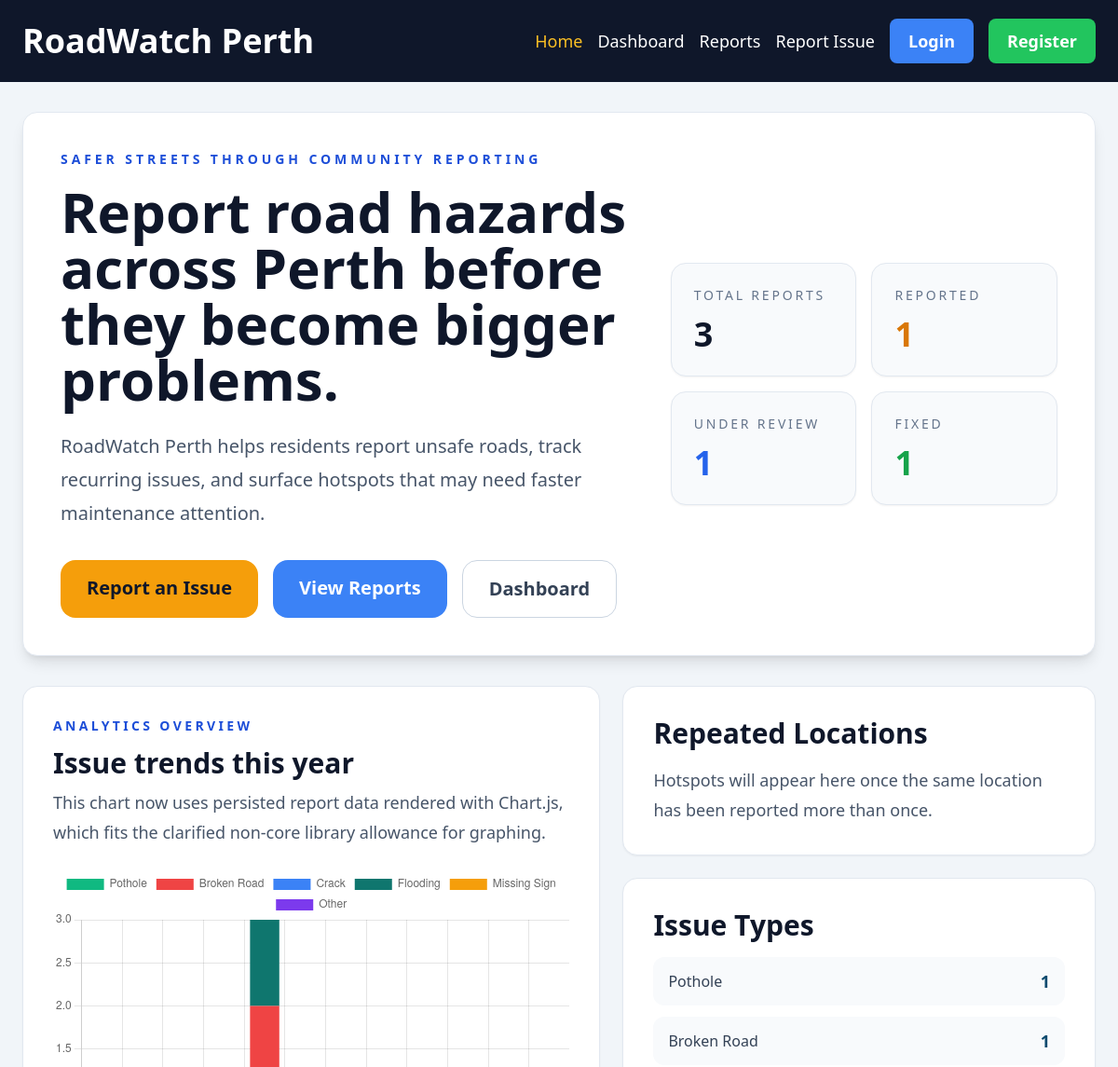
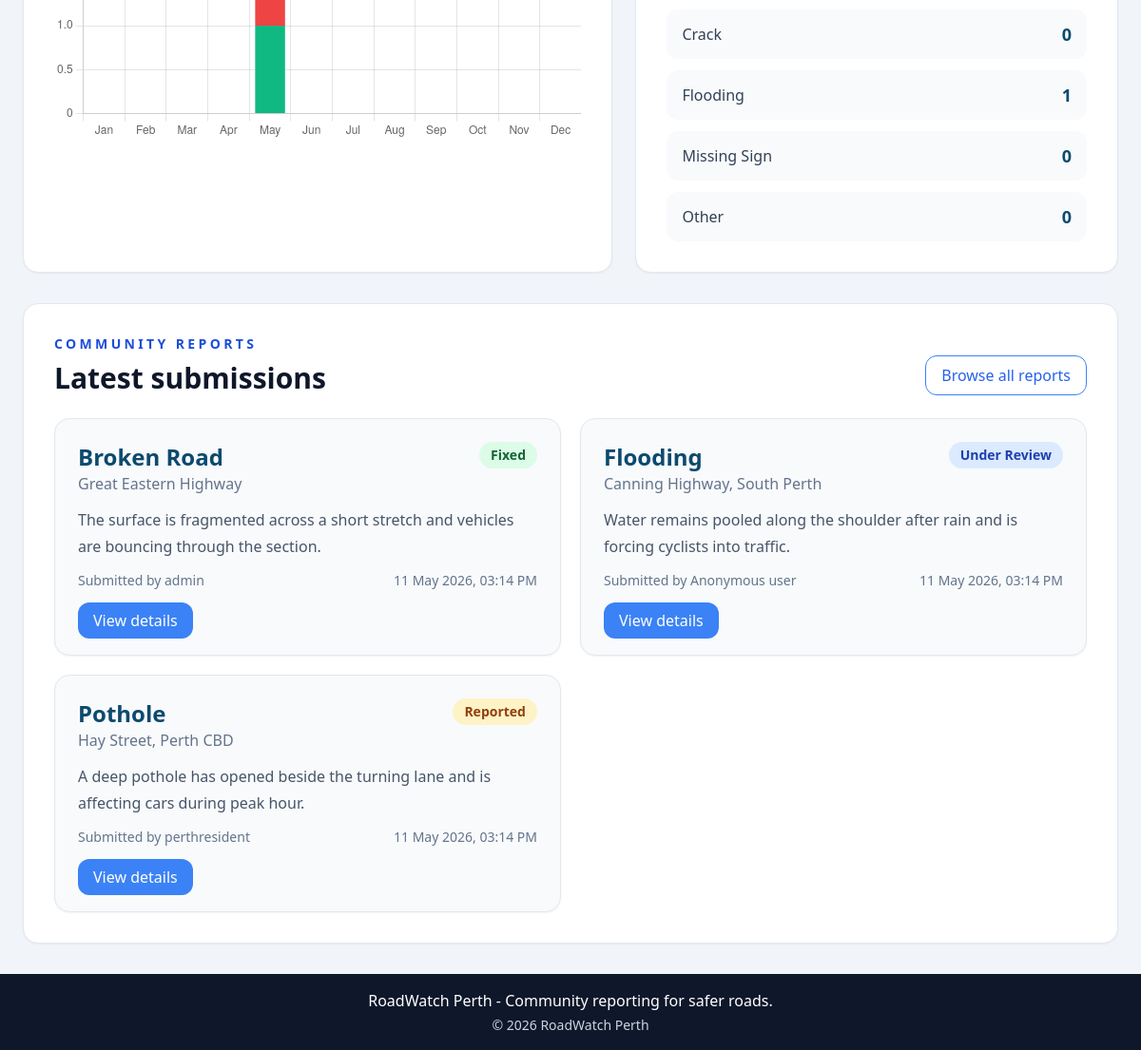
The page / on the database its author committed (2 pictures, top to bottom).
### roadwatch/models.py (models this page shows, shortened)
class Report(db.Model):
    __tablename__ = "reports"
    ISSUE_TYPES = (
        "Pothole",
        "Broken Road",
        "Crack",
        "Flooding",
        "Missing Sign",
        "Other",
    )
    STATUSES = ("Reported", "Under Review", "Fixed")
    SEVERITIES = ("Low", "Medium", "High", "Urgent")
    id = db.Column(db.Integer, primary_key=True)
    issue_type = db.Column(db.String(50), nullable=False, index=True)
    location = db.Column(db.String(255), nullable=False, index=True)
    location_key = db.Column(db.String(255), nullable=False, index=True)
    description = db.Column(db.Text, nullable=False)
    image_url = db.Column(db.String(500), nullable=True)
    status = db.Column(db.String(30), nullable=False, default="Reported", index=True)
    severity = db.Column(db.String(20), nullable=False, default="Medium", index=True)
    is_anonymous = db.Column(db.Boolean, nullable=False, default=False)
    created_at = db.Column(db.DateTime(timezone=True), nullable=False, default=utcnow, index=True)
    updated_at = db.Column(db.DateTime(timezone=True), nullable=False, default=utcnow, onupdate=utcnow)
    reporter_id = db.Column(db.Integer, db.ForeignKey("users.id", ondelete="SET NULL"), nullable=True, index=True)
    reporter = db.relationship("User", back_populates="reports")
    status_notes = db.relationship(
        "ReportStatusNote",
        back_populates="report",
        cascade="all, delete-orphan",
        lazy="dynamic",
        order_by="ReportStatusNote.created_at.desc()",
    )
    confirmations = db.relationship(
        "Confirmation",
        back_populates="report",
        cascade="all, delete-orphan",
    )
    @property
    def reporter_label(self):
        if self.is_anonymous:
            return "Anonymous user"
        if self.reporter:
            return self.reporter.username
        return "Guest reporter"

class User(UserMixin, db.Model):
    __tablename__ = "users"
    id = db.Column(db.Integer, primary_key=True)
    username = db.Column(db.String(50), unique=True, nullable=False, index=True)
    email = db.Column(db.String(255), unique=True, nullable=False, index=True)
    password_hash = db.Column(db.String(255), nullable=False)
    is_admin = db.Column(db.Boolean, nullable=False, default=False)
    is_active = db.Column(db.Boolean, nullable=False, default=True)
    created_at = db.Column(db.DateTime(timezone=True), nullable=False, default=utcnow)
    reports = db.relationship("Report", back_populates="reporter", lazy="dynamic")
    confirmations = db.relationship(
        "Confirmation",
        back_populates="user",
        cascade="all, delete-orphan",
        lazy="dynamic",
    )

### roadwatch/main.py (the view)
@main_bp.get("/")
def index():
    reports = Report.query.order_by(Report.created_at.desc()).all()
    issue_counts = build_issue_counts(reports)
    monthly_issue_matrix = build_monthly_issue_matrix(reports)
    chart_data = {
        "labels": list(monthly_issue_matrix.keys()),
        "monthLabels": ["Jan", "Feb", "Mar", "Apr", "May", "Jun", "Jul", "Aug", "Sep", "Oct", "Nov", "Dec"],
        "datasets": list(monthly_issue_matrix.values()),
    }
    return render_template(
        "index.html",
        recent_reports=reports[:5],
        hotspots=build_hotspots(limit=4),
        summary=build_summary_cards(reports),
        issue_counts=issue_counts,
        chart_data=chart_data,
    )

### roadwatch/analytics.py (called while the page is built)
def build_issue_counts(reports):
    counts = OrderedDict((issue_type, 0) for issue_type in Report.ISSUE_TYPES)
    for report in reports:
        counts[report.issue_type] = counts.get(report.issue_type, 0) + 1
    return counts

def build_status_counts(reports):
    counts = OrderedDict((status, 0) for status in Report.STATUSES)
    for report in reports:
        counts[report.status] = counts.get(report.status, 0) + 1
    return counts

def build_monthly_issue_matrix(reports, year=None):
    selected_year = year or datetime.now(timezone.utc).year
    matrix = OrderedDict((issue_type, [0] * 12) for issue_type in Report.ISSUE_TYPES)
    for report in reports:
        if report.created_at.year != selected_year:
            continue
        month_index = report.created_at.month - 1
        matrix.setdefault(report.issue_type, [0] * 12)[month_index] += 1
    return matrix

def build_hotspots(limit=5):
    rows = (
        db.session.query(
            Report.location_key,
            db.func.min(Report.location).label("location"),
            db.func.count(Report.id).label("report_count"),
            db.func.count(db.func.distinct(Report.reporter_id)).label("reporter_count"),
        )
        .filter(Report.location_key.isnot(None), Report.location_key != "")
        .group_by(Report.location_key)
        .having(db.func.count(Report.id) > 1)
        .order_by(db.desc("report_count"), db.asc("location"))
        .limit(limit)
        .all()
    )
    return [
        {
            "location": row.location,
            "report_count": row.report_count,
            "reporter_count": row.reporter_count,
        }
        for row in rows
    ]

def build_summary_cards(reports):
    status_counts = build_status_counts(reports)
    return {
        "total": len(reports),
        "reported": status_counts["Reported"],
        "under_review": status_counts["Under Review"],
        "fixed": status_counts["Fixed"],
    }

### roadwatch/security.py (called while the page is built)
def validate_csrf():
    if request.method not in {"POST", "PUT", "PATCH", "DELETE"}:
        return
    submitted_token = request.form.get("csrf_token") or request.headers.get("X-CSRF-Token")
    if not submitted_token or submitted_token != session.get("_csrf_token"):
        abort(400)

### templates/index.html (shortened to what this page needs)
{% extends "base.html" %}
{% block content %}
  <section class="mb-8 rounded-2xl border border-slate-200 bg-white p-8 shadow-lg md:p-10">
    <div class="grid gap-8 lg:grid-cols-[1.2fr,0.8fr] lg:items-center">
      <div>
        <p class="mb-4 text-sm font-bold uppercase tracking-[0.28em] text-blue-700">Safer Streets Through Community Reporting</p>
        <h1 class="mb-6 text-5xl font-bold leading-tight text-slate-900 md:text-6xl">Report road hazards across Perth before they become bigger problems.</h1>
        <p class="mb-8 max-w-3xl text-xl leading-9 text-slate-600">
          RoadWatch Perth helps residents report unsafe roads, track recurring issues,
          and surface hotspots that may need faster maintenance attention.
        </p>
        <div class="flex flex-wrap gap-4">
          <a href="{{ url_for('reports.create_report') }}" class="rounded-2xl bg-amber-500 px-7 py-4 text-xl font-semibold text-slate-900 no-underline hover:bg-amber-400">Report an Issue</a>
          <a href="{{ url_for('reports.list_reports') }}" class="rounded-2xl bg-blue-500 px-7 py-4 text-xl font-semibold text-white no-underline hover:bg-blue-600">View Reports</a>
          <a href="{{ url_for('main.dashboard') }}" class="rounded-2xl border border-slate-300 px-7 py-4 text-xl font-semibold text-slate-700 no-underline hover:bg-slate-50">Dashboard</a>
        </div>
      </div>
      <div class="grid gap-4 sm:grid-cols-2">
        <div class="rounded-2xl border border-slate-200 bg-slate-50 p-6 shadow-sm">
          <p class="text-sm uppercase tracking-[0.2em] text-slate-500">Total reports</p>
          <p class="mt-3 text-4xl font-bold text-slate-900">{{ summary.total }}</p>
        </div>
        <div class="rounded-2xl border border-slate-200 bg-slate-50 p-6 shadow-sm">
          <p class="text-sm uppercase tracking-[0.2em] text-slate-500">Reported</p>
          <p class="mt-3 text-4xl font-bold text-amber-600">{{ summary.reported }}</p>
        </div>
        <div class="rounded-2xl border border-slate-200 bg-slate-50 p-6 shadow-sm">
          <p class="text-sm uppercase tracking-[0.2em] text-slate-500">Under review</p>
          <p class="mt-3 text-4xl font-bold text-blue-600">{{ summary.under_review }}</p>
        </div>
        <div class="rounded-2xl border border-slate-200 bg-slate-50 p-6 shadow-sm">
          <p class="text-sm uppercase tracking-[0.2em] text-slate-500">Fixed</p>
          <p class="mt-3 text-4xl font-bold text-green-600">{{ summary.fixed }}</p>
        </div>
      </div>
    </div>
  </section>
  <section class="mb-8 grid gap-6 lg:grid-cols-[1.1fr,0.9fr]">
    <div class="rounded-2xl border border-slate-200 bg-white p-8 shadow-sm">
      <p class="mb-3 text-sm font-bold uppercase tracking-[0.24em] text-blue-700">Analytics Overview</p>
      <h2 class="mb-2 text-3xl font-bold text-slate-900">Issue trends this year</h2>
      <p class="mb-6 text-lg leading-8 text-slate-600">This chart now uses persisted report data rendered with Chart.js, which fits the clarified non-core library allowance for graphing.</p>
      <div class="relative h-[360px]">
        <canvas id="homepageChart"></canvas>
      </div>
    </div>
    <div class="space-y-6">
      <div class="rounded-2xl border border-slate-200 bg-white p-8 shadow-sm">
        <h2 class="mb-4 text-3xl font-bold text-slate-900">Repeated Locations</h2>
        {% if hotspots %}
          <div class="space-y-4">
            {% for hotspot in hotspots %}
              <div class="rounded-2xl border border-slate-200 bg-slate-50 p-5">
                <div class="flex items-start justify-between gap-4">
                  <div>
                    <p class="text-xl font-semibold text-sky-900">{{ hotspot.location }}</p>
                    <p class="text-sm text-slate-500">{{ hotspot.reporter_count }} distinct linked reporter{% if hotspot.reporter_count != 1 %}s{% endif %}</p>
                  </div>
                  <span class="rounded-full bg-amber-100 px-3 py-1 text-sm font-bold text-amber-800">{{ hotspot.report_count }} reports</span>
                </div>
              </div>
            {% endfor %}
          </div>
        {% else %}
          <p class="text-lg leading-8 text-slate-600">Hotspots will appear here once the same location has been reported more than once.</p>
        {% endif %}
      </div>
      <div class="rounded-2xl border border-slate-200 bg-white p-8 shadow-sm">
        <h2 class="mb-4 text-3xl font-bold text-slate-900">Issue Types</h2>
        <div class="space-y-3">
          {% for issue_type, count in issue_counts.items() %}
            <div class="flex items-center justify-between rounded-xl bg-slate-50 px-4 py-3">
              <span class="font-medium text-slate-700">{{ issue_type }}</span>
              <span class="text-lg font-bold text-sky-900">{{ count }}</span>
            </div>
          {% endfor %}
        </div>
      </div>
    </div>
  </section>
  <section class="rounded-2xl border border-slate-200 bg-white p-8 shadow-sm">
    <div class="mb-6 flex flex-wrap items-end justify-between gap-4">
      <div>
        <p class="mb-2 text-sm font-bold uppercase tracking-[0.24em] text-blue-700">Community Reports</p>
        <h2 class="text-3xl font-bold text-slate-900">Latest submissions</h2>
      </div>
      <a href="{{ url_for('reports.list_reports') }}" class="rounded-xl border border-blue-500 px-4 py-2 font-medium text-blue-600 no-underline hover:bg-blue-50">Browse all reports</a>
    </div>
    {% if recent_reports %}
      <div class="grid gap-5 lg:grid-cols-2">
        {% for report in recent_reports %}
          <article class="rounded-2xl border border-slate-200 bg-slate-50 p-6 shadow-sm">
            <div class="mb-3 flex items-start justify-between gap-4">
              <div>
                <h3 class="text-2xl font-bold text-sky-900">{{ report.issue_type }}</h3>
                <p class="text-base text-slate-500">{{ report.location }}</p>
              </div>
              <span class="rounded-full px-3 py-1 text-sm font-bold {{ status_styles[report.status] }}">{{ report.status }}</span>
            </div>
            <p class="mb-3 text-base leading-7 text-slate-600">{{ report.description[:170] }}{% if report.description|length > 170 %}...{% endif %}</p>
            <div class="flex flex-wrap items-center justify-between gap-3 text-sm text-slate-500">
              <span>Submitted by {{ report.reporter_label }}</span>
              <span>{{ report.created_at|datetime_label }}</span>
            </div>
            <div class="mt-5">
              <a href="{{ url_for('reports.report_details', report_id=report.id) }}" class="rounded-xl bg-blue-500 px-4 py-2 font-medium text-white no-underline hover:bg-blue-600">View details</a>
            </div>
          </article>
        {% endfor %}
      </div>
    {% else %}
      <div class="rounded-2xl border border-dashed border-slate-300 bg-slate-50 p-8 text-center">
        <p class="text-lg text-slate-600">No reports have been submitted yet.</p>
      </div>
    {% endif %}
  </section>
{% endblock %}
{% block scripts %}
  <script>
    const chartData = {{ chart_data|tojson }};
    const chartColors = ["#10b981", "#ef4444", "#3b82f6", "#0f766e", "#f59e0b", "#7c3aed"];
    new Chart(document.getElementById("homepageChart"), {
      type: "bar",
      data: {
        labels: chartData.monthLabels,
        datasets: chartData.labels.map((label, index) => ({
          label,
          data: chartData.datasets[index],
          backgroundColor: chartColors[index % chartColors.length]
        }))
      },
      options: {
        responsive: true,
        maintainAspectRatio: false,
        plugins: {
          legend: { position: "top" }
        },
        scales: {
          x: { stacked: true },
          y: { stacked: true, beginAtZero: true }
        }
      }
    });
  </script>
{% endblock %}

### rows shown on the page
Report: issue_type "Pothole", id "1", location "Hay Street, Perth CBD", status "Reported", description "A deep pothole has opened beside the turning lane and is affecting cars during peak hour.", reporter_label "perthresident", created_at "11 May 2026, 03:14 PM"
Report: issue_type "Broken Road", reporter "1", location "Great Eastern Highway", status "Fixed", description "The surface is fragmented across a short stretch and vehicles are bouncing through the section.", reporter_label "admin", created_at "11 May 2026, 03:14 PM"
Report: issue_type "Flooding", is_anonymous "1", location "Canning Highway, South Perth", status "Under Review", description "Water remains pooled along the shoulder after rain and is forcing cyclists into traffic.", reporter_label "Anonymous user", created_at "11 May 2026, 03:14 PM"

### other values the page prints
{{ summary.total }} "3"
{{ summary.reported }} "1"
{{ summary.under_review }} "1"
{{ summary.fixed }} "1"
{{ issue_type }} "Crack" "Missing Sign" "Other"
{{ count }} "0" "0" "0"
